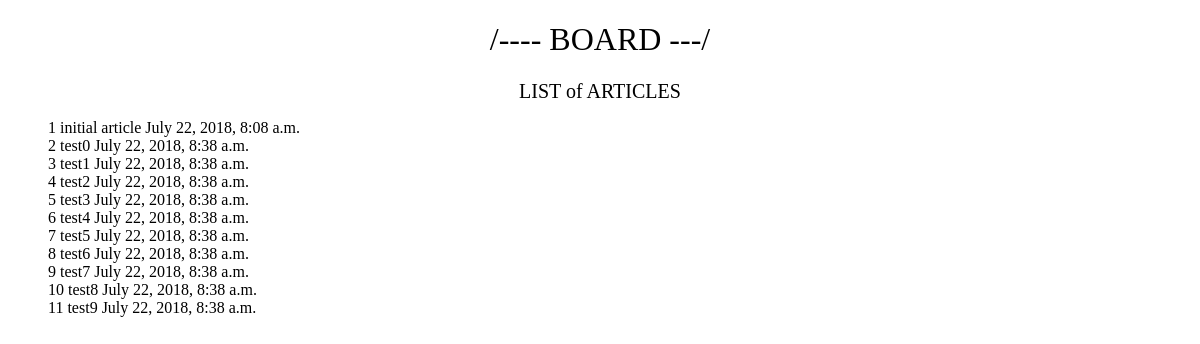
Page /post/ on the committed database.
### app_articles/models.py (models this page shows)
class Article(models.Model):
  title = models.CharField(max_length=200, verbose_name="제목")
  content = models.TextField(verbose_name="내용")
  img = models.ImageField(blank=True)
  created_at = models.DateTimeField(auto_now_add=True)
  updated_at = models.DateTimeField(auto_now=True)

### app_articles/views.py (the view)
# urls.py: path('post/', views.list_article),
def list_article(request):
  article = Article.objects.all()
  ctx ={
    'article' : article
  }
  return render(request,'app_articles/list.html', ctx)

### app_articles/templates/app_articles/list.html
{% extends 'base.html' %}
{% block content %}
  <h2>LIST of ARTICLES</h2>
  <ul>
  {% for post in article %}
    <li>
      {{ post.id }}
      <a href="/post/{{ post.pk }}">{{ post.title }}</a>
      {{ post.created_at }}
    </li>
  {% endfor %}
  </ul>
{% endblock %}

### static/templates/base.html (shortened to what this page needs)
<!DOCTYPE html>
<html lang="en">
<head>
</head>
<body>
  <h1>/---- BOARD ---/</h1>
  {% block content %}
  {% endblock %}
</body>
</html>

### static/templates/base.html (style rules this page uses)
h1 { text-align: center; font-weight: 100; }
h2 { text-align: center; font-weight: 100; font-size: 20px; }
li { text-decoration: noen; list-style: none; font-weight: 200; }
a { text-decoration: none; font-weight: 500; color:black; }

### rows in the picture
Article: id "1", title "initial article", created_at "July 22, 2018, 8:08 a.m."
Article: id "2", title "test0", created_at "July 22, 2018, 8:38 a.m."
Article: id "3", title "test1", created_at "July 22, 2018, 8:38 a.m."
Article: id "4", title "test2", created_at "July 22, 2018, 8:38 a.m."
Article: id "5", title "test3", created_at "July 22, 2018, 8:38 a.m."
Article: id "6", title "test4", created_at "July 22, 2018, 8:38 a.m."
Article: id "7", title "test5", created_at "July 22, 2018, 8:38 a.m."
Article: id "8", title "test6", created_at "July 22, 2018, 8:38 a.m."
Article: id "9", title "test7", created_at "July 22, 2018, 8:38 a.m."
Article: id "10", title "test8", created_at "July 22, 2018, 8:38 a.m."
Article: id "11", title "test9", created_at "July 22, 2018, 8:38 a.m."
